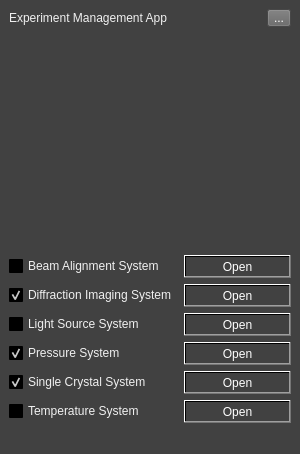
<?xml version="1.0" encoding="UTF-8"?>
<ui version="4.0">
 <class>MainWindow</class>
 <widget class="QMainWindow" name="MainWindow">
  <property name="geometry">
   <rect>
    <x>0</x>
    <y>0</y>
    <width>300</width>
    <height>454</height>
   </rect>
  </property>
  <property name="minimumSize">
   <size>
    <width>300</width>
    <height>454</height>
   </size>
  </property>
  <property name="maximumSize">
   <size>
    <width>300</width>
    <height>454</height>
   </size>
  </property>
  <property name="windowTitle">
   <string>E-MA © 2018 EMA </string>
  </property>
  <property name="styleSheet">
   <string notr="true">background-color: qlineargradient(spread:pad, x1:0, y1:0, x2:1, y2:0, stop:0.1 rgba(65, 65, 65, 255), stop:0.1 rgba(65, 65, 65, 255));
</string>
  </property>
  <widget class="QWidget" name="centralwidget">
   <layout class="QGridLayout" name="gridLayout">
    <item row="0" column="1" alignment="Qt::AlignRight">
     <widget class="QToolButton" name="toolButton">
      <property name="minimumSize">
       <size>
        <width>24</width>
        <height>18</height>
       </size>
      </property>
      <property name="maximumSize">
       <size>
        <width>24</width>
        <height>18</height>
       </size>
      </property>
      <property name="styleSheet">
       <string notr="true">color: rgb(255, 255, 255);
background-color: rgb(100, 100, 100);</string>
      </property>
      <property name="text">
       <string>...</string>
      </property>
     </widget>
    </item>
    <item row="6" column="1">
     <widget class="PyDMPushButton" name="PyDMPushButton_ligthsystem">
      <property name="toolTip">
       <string/>
      </property>
      <property name="whatsThis">
       <string>
    Basic PushButton to send a fixed value.

    The PyDMPushButton is meant to hold a specific value, and send that value
    to a channel when it is clicked, much like the MessageButton does in EDM.
    The PyDMPushButton works in two different modes of operation, first, a
    fixed value can be given to the :attr:`.pressValue` attribute, whenever the
    button is clicked a signal containing this value will be sent to the
    connected channel. This is the default behavior of the button. However, if
    the :attr:`.relativeChange` is set to True, the fixed value will be added
    to the current value of the channel. This means that the button will
    increment a channel by a fixed amount with every click, a consistent
    relative move

    Parameters
    ----------
    parent : QObject, optional
        Parent of PyDMPushButton

    label : str, optional
        String to place on button

    icon : QIcon, optional
        An Icon to display on the PyDMPushButton

    pressValue : int, float, str
        Value to be sent when the button is clicked

    relative : bool, optional
        Choice to have the button perform a relative put, instead of always
        setting to an absolute value

    init_channel : str, optional
        ID of channel to manipulate

    </string>
      </property>
      <property name="styleSheet">
       <string notr="true">color: rgb(255, 255, 255);</string>
      </property>
      <property name="text">
       <string>Open</string>
      </property>
     </widget>
    </item>
    <item row="2" column="0" colspan="2">
     <widget class="PyDMImageView" name="PyDMImageView_inicial">
      <property name="toolTip">
       <string/>
      </property>
      <property name="whatsThis">
       <string>
    A PyQtGraph ImageView with support for Channels and more from PyDM

    Parameters
    ----------
    parent : QWidget
        The parent widget for the Label
    image_channel : str, optional
        The channel to be used by the widget for the image data.
    width_channel : str, optional
        The channel to be used by the widget to receive the image width
        information
    </string>
      </property>
      <property name="alarmSensitiveBorder" stdset="0">
       <bool>false</bool>
      </property>
      <property name="colorMap" stdset="0">
       <enum>PyDMImageView::Monochrome</enum>
      </property>
     </widget>
    </item>
    <item row="8" column="0">
     <widget class="PyDMCheckbox" name="PyDMCheckbox_singlecrystal">
      <property name="toolTip">
       <string/>
      </property>
      <property name="whatsThis">
       <string>
    A QCheckbox with support for Channels and more from PyDM

    Parameters
    ----------
    parent : QWidget
        The parent widget for the Label
    init_channel : str, optional
        The channel to be used by the widget.

    </string>
      </property>
      <property name="styleSheet">
       <string notr="true">color: rgb(240, 240, 240);</string>
      </property>
      <property name="text">
       <string>Single Crystal System</string>
      </property>
      <property name="checked">
       <bool>true</bool>
      </property>
     </widget>
    </item>
    <item row="8" column="1">
     <widget class="PyDMPushButton" name="PyDMPushButton_singlecrystal">
      <property name="toolTip">
       <string/>
      </property>
      <property name="whatsThis">
       <string>
    Basic PushButton to send a fixed value.

    The PyDMPushButton is meant to hold a specific value, and send that value
    to a channel when it is clicked, much like the MessageButton does in EDM.
    The PyDMPushButton works in two different modes of operation, first, a
    fixed value can be given to the :attr:`.pressValue` attribute, whenever the
    button is clicked a signal containing this value will be sent to the
    connected channel. This is the default behavior of the button. However, if
    the :attr:`.relativeChange` is set to True, the fixed value will be added
    to the current value of the channel. This means that the button will
    increment a channel by a fixed amount with every click, a consistent
    relative move

    Parameters
    ----------
    parent : QObject, optional
        Parent of PyDMPushButton

    label : str, optional
        String to place on button

    icon : QIcon, optional
        An Icon to display on the PyDMPushButton

    pressValue : int, float, str
        Value to be sent when the button is clicked

    relative : bool, optional
        Choice to have the button perform a relative put, instead of always
        setting to an absolute value

    init_channel : str, optional
        ID of channel to manipulate

    </string>
      </property>
      <property name="styleSheet">
       <string notr="true">color: rgb(255, 255, 255);</string>
      </property>
      <property name="text">
       <string>Open</string>
      </property>
     </widget>
    </item>
    <item row="6" column="0">
     <widget class="PyDMCheckbox" name="PyDMCheckbox_lightsource">
      <property name="toolTip">
       <string/>
      </property>
      <property name="whatsThis">
       <string>
    A QCheckbox with support for Channels and more from PyDM

    Parameters
    ----------
    parent : QWidget
        The parent widget for the Label
    init_channel : str, optional
        The channel to be used by the widget.

    </string>
      </property>
      <property name="styleSheet">
       <string notr="true">color: rgb(240, 240, 240);</string>
      </property>
      <property name="text">
       <string>Light Source System</string>
      </property>
     </widget>
    </item>
    <item row="9" column="0">
     <widget class="PyDMCheckbox" name="PyDMCheckbox_temperature">
      <property name="toolTip">
       <string/>
      </property>
      <property name="whatsThis">
       <string>
    A QCheckbox with support for Channels and more from PyDM

    Parameters
    ----------
    parent : QWidget
        The parent widget for the Label
    init_channel : str, optional
        The channel to be used by the widget.

    </string>
      </property>
      <property name="styleSheet">
       <string notr="true">color: rgb(240, 240, 240);</string>
      </property>
      <property name="text">
       <string>Temperature System</string>
      </property>
     </widget>
    </item>
    <item row="9" column="1">
     <widget class="PyDMPushButton" name="PyDMPushButton_temperaturesystem">
      <property name="toolTip">
       <string/>
      </property>
      <property name="whatsThis">
       <string>
    Basic PushButton to send a fixed value.

    The PyDMPushButton is meant to hold a specific value, and send that value
    to a channel when it is clicked, much like the MessageButton does in EDM.
    The PyDMPushButton works in two different modes of operation, first, a
    fixed value can be given to the :attr:`.pressValue` attribute, whenever the
    button is clicked a signal containing this value will be sent to the
    connected channel. This is the default behavior of the button. However, if
    the :attr:`.relativeChange` is set to True, the fixed value will be added
    to the current value of the channel. This means that the button will
    increment a channel by a fixed amount with every click, a consistent
    relative move

    Parameters
    ----------
    parent : QObject, optional
        Parent of PyDMPushButton

    label : str, optional
        String to place on button

    icon : QIcon, optional
        An Icon to display on the PyDMPushButton

    pressValue : int, float, str
        Value to be sent when the button is clicked

    relative : bool, optional
        Choice to have the button perform a relative put, instead of always
        setting to an absolute value

    init_channel : str, optional
        ID of channel to manipulate

    </string>
      </property>
      <property name="styleSheet">
       <string notr="true">color: rgb(255, 255, 255);</string>
      </property>
      <property name="text">
       <string>Open</string>
      </property>
     </widget>
    </item>
    <item row="7" column="0">
     <widget class="PyDMCheckbox" name="PyDMCheckbox_pressure">
      <property name="toolTip">
       <string/>
      </property>
      <property name="whatsThis">
       <string>
    A QCheckbox with support for Channels and more from PyDM

    Parameters
    ----------
    parent : QWidget
        The parent widget for the Label
    init_channel : str, optional
        The channel to be used by the widget.

    </string>
      </property>
      <property name="styleSheet">
       <string notr="true">color: rgb(240, 240, 240);</string>
      </property>
      <property name="text">
       <string>Pressure System</string>
      </property>
      <property name="checked">
       <bool>true</bool>
      </property>
     </widget>
    </item>
    <item row="7" column="1">
     <widget class="PyDMPushButton" name="PyDMPushButton_pressuresystem">
      <property name="toolTip">
       <string/>
      </property>
      <property name="whatsThis">
       <string>
    Basic PushButton to send a fixed value.

    The PyDMPushButton is meant to hold a specific value, and send that value
    to a channel when it is clicked, much like the MessageButton does in EDM.
    The PyDMPushButton works in two different modes of operation, first, a
    fixed value can be given to the :attr:`.pressValue` attribute, whenever the
    button is clicked a signal containing this value will be sent to the
    connected channel. This is the default behavior of the button. However, if
    the :attr:`.relativeChange` is set to True, the fixed value will be added
    to the current value of the channel. This means that the button will
    increment a channel by a fixed amount with every click, a consistent
    relative move

    Parameters
    ----------
    parent : QObject, optional
        Parent of PyDMPushButton

    label : str, optional
        String to place on button

    icon : QIcon, optional
        An Icon to display on the PyDMPushButton

    pressValue : int, float, str
        Value to be sent when the button is clicked

    relative : bool, optional
        Choice to have the button perform a relative put, instead of always
        setting to an absolute value

    init_channel : str, optional
        ID of channel to manipulate

    </string>
      </property>
      <property name="styleSheet">
       <string notr="true">color: rgb(255, 255, 255);</string>
      </property>
      <property name="text">
       <string>Open</string>
      </property>
     </widget>
    </item>
    <item row="5" column="0">
     <widget class="PyDMCheckbox" name="PyDMCheckbox_visionsystem">
      <property name="toolTip">
       <string/>
      </property>
      <property name="whatsThis">
       <string>
    A QCheckbox with support for Channels and more from PyDM

    Parameters
    ----------
    parent : QWidget
        The parent widget for the Label
    init_channel : str, optional
        The channel to be used by the widget.

    </string>
      </property>
      <property name="styleSheet">
       <string notr="true">color: rgb(240, 240, 240);</string>
      </property>
      <property name="text">
       <string>Diffraction Imaging System</string>
      </property>
      <property name="checked">
       <bool>true</bool>
      </property>
     </widget>
    </item>
    <item row="5" column="1">
     <widget class="PyDMPushButton" name="PyDMPushButton_visionsystem">
      <property name="enabled">
       <bool>true</bool>
      </property>
      <property name="toolTip">
       <string/>
      </property>
      <property name="whatsThis">
       <string>
    Basic PushButton to send a fixed value.

    The PyDMPushButton is meant to hold a specific value, and send that value
    to a channel when it is clicked, much like the MessageButton does in EDM.
    The PyDMPushButton works in two different modes of operation, first, a
    fixed value can be given to the :attr:`.pressValue` attribute, whenever the
    button is clicked a signal containing this value will be sent to the
    connected channel. This is the default behavior of the button. However, if
    the :attr:`.relativeChange` is set to True, the fixed value will be added
    to the current value of the channel. This means that the button will
    increment a channel by a fixed amount with every click, a consistent
    relative move

    Parameters
    ----------
    parent : QObject, optional
        Parent of PyDMPushButton

    label : str, optional
        String to place on button

    icon : QIcon, optional
        An Icon to display on the PyDMPushButton

    pressValue : int, float, str
        Value to be sent when the button is clicked

    relative : bool, optional
        Choice to have the button perform a relative put, instead of always
        setting to an absolute value

    init_channel : str, optional
        ID of channel to manipulate

    </string>
      </property>
      <property name="styleSheet">
       <string notr="true">color: rgb(255, 255, 255);</string>
      </property>
      <property name="text">
       <string>Open</string>
      </property>
     </widget>
    </item>
    <item row="4" column="1">
     <widget class="PyDMPushButton" name="PyDMPushButton_beamsystem">
      <property name="toolTip">
       <string/>
      </property>
      <property name="whatsThis">
       <string>
    Basic PushButton to send a fixed value.

    The PyDMPushButton is meant to hold a specific value, and send that value
    to a channel when it is clicked, much like the MessageButton does in EDM.
    The PyDMPushButton works in two different modes of operation, first, a
    fixed value can be given to the :attr:`.pressValue` attribute, whenever the
    button is clicked a signal containing this value will be sent to the
    connected channel. This is the default behavior of the button. However, if
    the :attr:`.relativeChange` is set to True, the fixed value will be added
    to the current value of the channel. This means that the button will
    increment a channel by a fixed amount with every click, a consistent
    relative move

    Parameters
    ----------
    parent : QObject, optional
        Parent of PyDMPushButton

    label : str, optional
        String to place on button

    icon : QIcon, optional
        An Icon to display on the PyDMPushButton

    pressValue : int, float, str
        Value to be sent when the button is clicked

    relative : bool, optional
        Choice to have the button perform a relative put, instead of always
        setting to an absolute value

    init_channel : str, optional
        ID of channel to manipulate

    </string>
      </property>
      <property name="styleSheet">
       <string notr="true">color: rgb(255, 255, 255);</string>
      </property>
      <property name="text">
       <string>Open</string>
      </property>
     </widget>
    </item>
    <item row="4" column="0">
     <widget class="PyDMCheckbox" name="PyDMCheckbox_beamalignment">
      <property name="toolTip">
       <string/>
      </property>
      <property name="whatsThis">
       <string>
    A QCheckbox with support for Channels and more from PyDM

    Parameters
    ----------
    parent : QWidget
        The parent widget for the Label
    init_channel : str, optional
        The channel to be used by the widget.

    </string>
      </property>
      <property name="styleSheet">
       <string notr="true">color: rgb(240, 240, 240);
</string>
      </property>
      <property name="text">
       <string>Beam Alignment System</string>
      </property>
     </widget>
    </item>
    <item row="0" column="0">
     <widget class="QLabel" name="label">
      <property name="styleSheet">
       <string notr="true">color: rgb(240, 240, 240);</string>
      </property>
      <property name="text">
       <string>Experiment Management App</string>
      </property>
     </widget>
    </item>
   </layout>
   <zorder>PyDMPushButton_pressuresystem</zorder>
   <zorder>PyDMPushButton_visionsystem</zorder>
   <zorder>PyDMPushButton_beamsystem</zorder>
   <zorder>PyDMPushButton_ligthsystem</zorder>
   <zorder>PyDMImageView_inicial</zorder>
   <zorder>PyDMPushButton_singlecrystal</zorder>
   <zorder>PyDMPushButton_temperaturesystem</zorder>
   <zorder>PyDMCheckbox_beamalignment</zorder>
   <zorder>PyDMCheckbox_lightsource</zorder>
   <zorder>PyDMCheckbox_pressure</zorder>
   <zorder>PyDMCheckbox_singlecrystal</zorder>
   <zorder>PyDMCheckbox_temperature</zorder>
   <zorder>PyDMCheckbox_visionsystem</zorder>
   <zorder>toolButton</zorder>
   <zorder>label</zorder>
  </widget>
  <widget class="QStatusBar" name="statusbar">
   <property name="styleSheet">
    <string notr="true">color: rgb(208, 208, 208);</string>
   </property>
  </widget>
 </widget>
 <customwidgets>
  <customwidget>
   <class>PyDMPushButton</class>
   <extends>QPushButton</extends>
   <header>pydm.widgets.pushbutton</header>
  </customwidget>
  <customwidget>
   <class>PyDMCheckbox</class>
   <extends>QCheckBox</extends>
   <header>pydm.widgets.checkbox</header>
  </customwidget>
  <customwidget>
   <class>PyDMImageView</class>
   <extends>QWidget</extends>
   <header>pydm.widgets.image</header>
  </customwidget>
 </customwidgets>
 <resources/>
 <connections/>
</ui>
